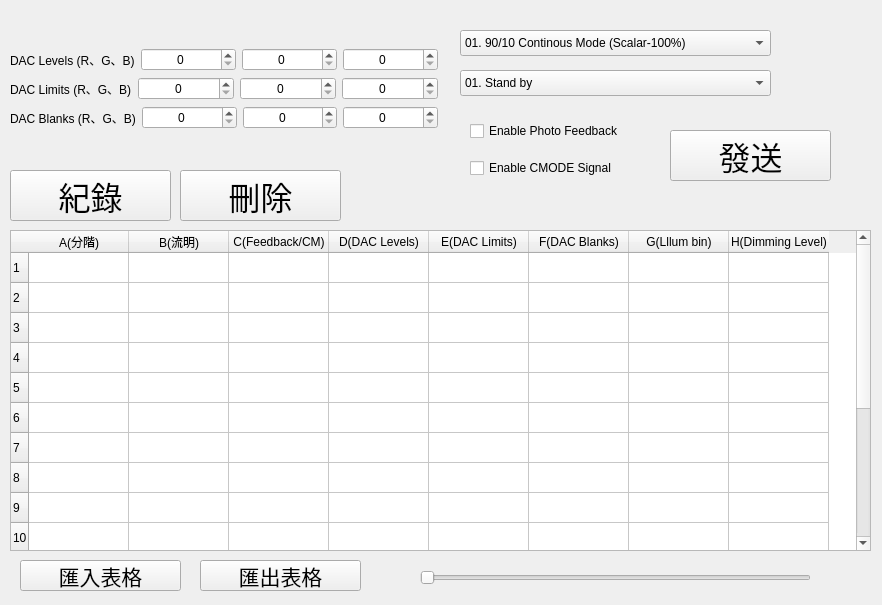
<?xml version="1.0" encoding="UTF-8"?>
<ui version="4.0">
 <class>Form</class>
 <widget class="QWidget" name="Form">
  <property name="geometry">
   <rect>
    <x>0</x>
    <y>0</y>
    <width>882</width>
    <height>605</height>
   </rect>
  </property>
  <property name="windowTitle">
   <string>Form</string>
  </property>
  <widget class="QWidget" name="gridLayoutWidget">
   <property name="geometry">
    <rect>
     <x>10</x>
     <y>20</y>
     <width>428</width>
     <height>137</height>
    </rect>
   </property>
   <layout class="QGridLayout" name="gridLayout">
    <item row="0" column="0">
     <layout class="QVBoxLayout" name="verticalLayout_2">
      <item>
       <layout class="QVBoxLayout" name="verticalLayout_5">
        <item>
         <layout class="QHBoxLayout" name="horizontalLayout_13">
          <item>
           <widget class="QLabel" name="label_13">
            <property name="sizePolicy">
             <sizepolicy hsizetype="Preferred" vsizetype="Minimum">
              <horstretch>0</horstretch>
              <verstretch>0</verstretch>
             </sizepolicy>
            </property>
            <property name="text">
             <string>DAC Levels (R、G、B)</string>
            </property>
           </widget>
          </item>
          <item>
           <widget class="QSpinBox" name="daclevels_R">
            <property name="alignment">
             <set>Qt::AlignmentFlag::AlignCenter</set>
            </property>
            <property name="maximum">
             <number>4095</number>
            </property>
           </widget>
          </item>
          <item>
           <widget class="QSpinBox" name="daclevels_G">
            <property name="alignment">
             <set>Qt::AlignmentFlag::AlignCenter</set>
            </property>
            <property name="maximum">
             <number>4095</number>
            </property>
           </widget>
          </item>
          <item>
           <widget class="QSpinBox" name="daclevels_B">
            <property name="alignment">
             <set>Qt::AlignmentFlag::AlignCenter</set>
            </property>
            <property name="maximum">
             <number>4095</number>
            </property>
           </widget>
          </item>
         </layout>
        </item>
       </layout>
      </item>
      <item>
       <layout class="QVBoxLayout" name="verticalLayout_4">
        <item>
         <layout class="QHBoxLayout" name="horizontalLayout_12">
          <item>
           <widget class="QLabel" name="label_12">
            <property name="sizePolicy">
             <sizepolicy hsizetype="Preferred" vsizetype="Minimum">
              <horstretch>0</horstretch>
              <verstretch>0</verstretch>
             </sizepolicy>
            </property>
            <property name="text">
             <string>DAC Limits (R、G、B)</string>
            </property>
           </widget>
          </item>
          <item>
           <widget class="QSpinBox" name="daclimits_R">
            <property name="alignment">
             <set>Qt::AlignmentFlag::AlignCenter</set>
            </property>
            <property name="maximum">
             <number>1023</number>
            </property>
           </widget>
          </item>
          <item>
           <widget class="QSpinBox" name="daclimits_G">
            <property name="alignment">
             <set>Qt::AlignmentFlag::AlignCenter</set>
            </property>
            <property name="maximum">
             <number>1023</number>
            </property>
           </widget>
          </item>
          <item>
           <widget class="QSpinBox" name="daclimits_B">
            <property name="alignment">
             <set>Qt::AlignmentFlag::AlignCenter</set>
            </property>
            <property name="maximum">
             <number>1023</number>
            </property>
           </widget>
          </item>
         </layout>
        </item>
       </layout>
      </item>
      <item>
       <layout class="QVBoxLayout" name="verticalLayout_3">
        <item>
         <layout class="QHBoxLayout" name="horizontalLayout_11">
          <item>
           <widget class="QLabel" name="label_11">
            <property name="sizePolicy">
             <sizepolicy hsizetype="Preferred" vsizetype="Minimum">
              <horstretch>0</horstretch>
              <verstretch>0</verstretch>
             </sizepolicy>
            </property>
            <property name="text">
             <string>DAC Blanks (R、G、B)</string>
            </property>
           </widget>
          </item>
          <item>
           <widget class="QSpinBox" name="dacblanks_R">
            <property name="alignment">
             <set>Qt::AlignmentFlag::AlignCenter</set>
            </property>
            <property name="maximum">
             <number>1023</number>
            </property>
           </widget>
          </item>
          <item>
           <widget class="QSpinBox" name="dacblanks_G">
            <property name="alignment">
             <set>Qt::AlignmentFlag::AlignCenter</set>
            </property>
            <property name="maximum">
             <number>1023</number>
            </property>
           </widget>
          </item>
          <item>
           <widget class="QSpinBox" name="dacblanks_B">
            <property name="alignment">
             <set>Qt::AlignmentFlag::AlignCenter</set>
            </property>
            <property name="maximum">
             <number>1023</number>
            </property>
           </widget>
          </item>
         </layout>
        </item>
       </layout>
      </item>
     </layout>
    </item>
   </layout>
  </widget>
  <widget class="QComboBox" name="illumination_bin_select">
   <property name="geometry">
    <rect>
     <x>460</x>
     <y>30</y>
     <width>311</width>
     <height>26</height>
    </rect>
   </property>
   <item>
    <property name="text">
     <string>01. 90/10 Continous Mode (Scalar-100%)</string>
    </property>
   </item>
   <item>
    <property name="text">
     <string>02. 70/30 Continous Mode (Scalar-100%)</string>
    </property>
   </item>
   <item>
    <property name="text">
     <string>03. 60/40 Continous Mode (Scalar-100%)</string>
    </property>
   </item>
   <item>
    <property name="text">
     <string>04. 50/50 Continous Mode (Scalar-100%)</string>
    </property>
   </item>
   <item>
    <property name="text">
     <string>05. 50/50 Continous Mode (Scalar-80%)</string>
    </property>
   </item>
   <item>
    <property name="text">
     <string>06. 50/50 Continous Mode (Scalar-50%)</string>
    </property>
   </item>
   <item>
    <property name="text">
     <string>07. 50/50 Continous Mode (Scalar-35%)</string>
    </property>
   </item>
   <item>
    <property name="text">
     <string>08. 50/50 Discrete Pulsed Mode (8 LSB Pulses)</string>
    </property>
   </item>
   <item>
    <property name="text">
     <string>09. 50/50 Discrete Pulsed Mode (6 LSB Pulses)</string>
    </property>
   </item>
   <item>
    <property name="text">
     <string>10. 50/50 Discrete Pulsed Mode (4 LSB Pulses)</string>
    </property>
   </item>
   <item>
    <property name="text">
     <string>11. 50/50 Discrete Pulsed Mode (2 LSB Pulses)</string>
    </property>
   </item>
   <item>
    <property name="text">
     <string>12. 50/50 Discrete Pulsed Mode (1 LSB Pulses)</string>
    </property>
   </item>
  </widget>
  <widget class="QWidget" name="verticalLayoutWidget">
   <property name="geometry">
    <rect>
     <x>470</x>
     <y>110</y>
     <width>181</width>
     <height>80</height>
    </rect>
   </property>
   <layout class="QVBoxLayout" name="verticalLayout">
    <item>
     <widget class="QCheckBox" name="drive_mode_feedback">
      <property name="text">
       <string>Enable Photo Feedback</string>
      </property>
     </widget>
    </item>
    <item>
     <widget class="QCheckBox" name="drive_mode_CMODE">
      <property name="text">
       <string>Enable CMODE Signal</string>
      </property>
     </widget>
    </item>
   </layout>
  </widget>
  <widget class="QTableWidget" name="tableWidget">
   <property name="geometry">
    <rect>
     <x>10</x>
     <y>230</y>
     <width>861</width>
     <height>321</height>
    </rect>
   </property>
   <attribute name="horizontalHeaderMinimumSectionSize">
    <number>24</number>
   </attribute>
   <row/>
   <row/>
   <row/>
   <row/>
   <row/>
   <row/>
   <row/>
   <row/>
   <row/>
   <row/>
   <row/>
   <row/>
   <row/>
   <row/>
   <row/>
   <row/>
   <column>
    <property name="text">
     <string>A(分階)</string>
    </property>
   </column>
   <column>
    <property name="text">
     <string>B(流明)</string>
    </property>
   </column>
   <column>
    <property name="text">
     <string>C(Feedback/CM)</string>
    </property>
   </column>
   <column>
    <property name="text">
     <string>D(DAC Levels)</string>
    </property>
   </column>
   <column>
    <property name="text">
     <string>E(DAC Limits)</string>
    </property>
   </column>
   <column>
    <property name="text">
     <string>F(DAC Blanks)</string>
    </property>
   </column>
   <column>
    <property name="text">
     <string>G(Lllum bin)</string>
    </property>
   </column>
   <column>
    <property name="text">
     <string>H(Dimming Level)</string>
    </property>
   </column>
   <item row="0" column="0">
    <property name="text">
     <string/>
    </property>
    <property name="textAlignment">
     <set>AlignCenter</set>
    </property>
   </item>
   <item row="0" column="2">
    <property name="text">
     <string/>
    </property>
    <property name="textAlignment">
     <set>AlignCenter</set>
    </property>
   </item>
   <item row="14" column="2">
    <property name="text">
     <string/>
    </property>
    <property name="textAlignment">
     <set>AlignCenter</set>
    </property>
   </item>
   <item row="15" column="2">
    <property name="text">
     <string/>
    </property>
    <property name="textAlignment">
     <set>AlignCenter</set>
    </property>
   </item>
  </widget>
  <widget class="QPushButton" name="btn_record">
   <property name="geometry">
    <rect>
     <x>10</x>
     <y>170</y>
     <width>161</width>
     <height>51</height>
    </rect>
   </property>
   <property name="font">
    <font>
     <pointsize>24</pointsize>
    </font>
   </property>
   <property name="text">
    <string>紀錄</string>
   </property>
  </widget>
  <widget class="QPushButton" name="btn_delete">
   <property name="geometry">
    <rect>
     <x>180</x>
     <y>170</y>
     <width>161</width>
     <height>51</height>
    </rect>
   </property>
   <property name="font">
    <font>
     <pointsize>24</pointsize>
    </font>
   </property>
   <property name="text">
    <string>刪除</string>
   </property>
  </widget>
  <widget class="QPushButton" name="btn_send">
   <property name="geometry">
    <rect>
     <x>670</x>
     <y>130</y>
     <width>161</width>
     <height>51</height>
    </rect>
   </property>
   <property name="font">
    <font>
     <pointsize>24</pointsize>
    </font>
   </property>
   <property name="text">
    <string>發送</string>
   </property>
  </widget>
  <widget class="QSlider" name="dimmingSlider">
   <property name="geometry">
    <rect>
     <x>420</x>
     <y>570</y>
     <width>391</width>
     <height>16</height>
    </rect>
   </property>
   <property name="maximum">
    <number>10</number>
   </property>
   <property name="pageStep">
    <number>1</number>
   </property>
   <property name="orientation">
    <enum>Qt::Orientation::Horizontal</enum>
   </property>
  </widget>
  <widget class="QPushButton" name="btn_import">
   <property name="geometry">
    <rect>
     <x>20</x>
     <y>560</y>
     <width>161</width>
     <height>31</height>
    </rect>
   </property>
   <property name="font">
    <font>
     <pointsize>16</pointsize>
    </font>
   </property>
   <property name="text">
    <string>匯入表格</string>
   </property>
  </widget>
  <widget class="QPushButton" name="btn_save">
   <property name="geometry">
    <rect>
     <x>200</x>
     <y>560</y>
     <width>161</width>
     <height>31</height>
    </rect>
   </property>
   <property name="font">
    <font>
     <pointsize>16</pointsize>
    </font>
   </property>
   <property name="text">
    <string>匯出表格</string>
   </property>
  </widget>
  <widget class="QComboBox" name="operating_mode_select">
   <property name="geometry">
    <rect>
     <x>460</x>
     <y>70</y>
     <width>311</width>
     <height>26</height>
    </rect>
   </property>
   <item>
    <property name="text">
     <string>01. Stand by</string>
    </property>
   </item>
   <item>
    <property name="text">
     <string>02. Display mode</string>
    </property>
   </item>
   <item>
    <property name="text">
     <string>03. Calibration mode</string>
    </property>
   </item>
  </widget>
 </widget>
 <resources/>
 <connections/>
</ui>
